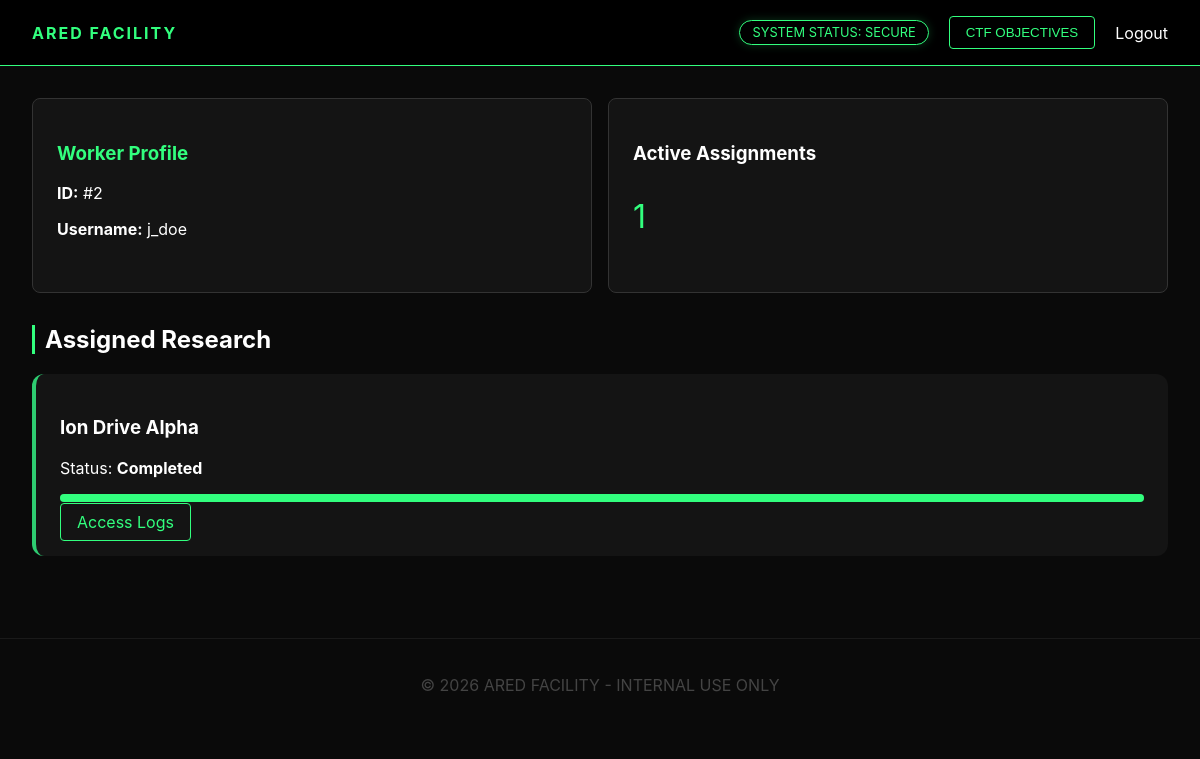
The page /worker_dashboard.php (signed in) on the database its author committed.
### tables this page shows
CREATE TABLE experiments (
    id INT AUTO_INCREMENT PRIMARY KEY,
    name VARCHAR(100) NOT NULL,
    description TEXT,
    risk_level ENUM('Normal', 'Sensitive', 'High Risk') DEFAULT 'Normal',
    status ENUM('Active', 'Paused', 'Completed') DEFAULT 'Active',
    lead_researcher VARCHAR(100),
    progress INT DEFAULT 0,
    classified_content TEXT,
    created_at TIMESTAMP DEFAULT CURRENT_TIMESTAMP
);

### worker_dashboard.php (the view, shortened to what this page needs)
<?php
require_once 'config/db.php';
$user_id = $_SESSION['user_id'];
$stmt = $pdo->prepare("SELECT COUNT(*) FROM assignments WHERE user_id = ?");
$stmt->execute([$user_id]);
$assign_count = $stmt->fetchColumn();
$stmt = $pdo->prepare("
    SELECT e.* FROM experiments e
    JOIN assignments a ON e.id = a.experiment_id
    WHERE a.user_id = ?
");
$stmt->execute([$user_id]);
$my_experiments = $stmt->fetchAll();
?>
<?php include 'includes/header.php'; ?>
<div class="container">
    <div class="stats-grid">
        <div class="stat-card">
            <h3 style="color: var(--lime);">Worker Profile</h3>
            <p><strong>ID:</strong> #<?= $user_id ?></p>
            <p><strong>Username:</strong> <?= htmlspecialchars($_SESSION['username']) ?></p>
        </div>
        <div class="stat-card">
            <h3>Active Assignments</h3>
            <p style="font-size: 2rem; color: var(--lime);"><?= $assign_count ?></p>
        </div>
    </div>
    <h2 style="border-left: 3px solid var(--lime); padding-left: 10px;">Assigned Research</h2>
    <div class="exp-grid">
        <?php if(empty($my_experiments)): ?>
            <p style="color: #666;">No active assignments found in current sector.</p>
        <?php else: ?>
            <?php foreach($my_experiments as $exp): ?>
            <div class="exp-card risk-<?= str_replace(' ', '', $exp['risk_level']) ?>">
                <h3><?= htmlspecialchars($exp['name']) ?></h3>
                <p>Status: <strong><?= $exp['status'] ?></strong></p>
                <div style="background: #333; height: 8px; border-radius: 4px; margin: 10px 0;">
                    <div style="background: var(--lime); width: <?= $exp['progress'] ?>%; height: 100%; border-radius: 4px;"></div>
                </div>
                <a href="view_experiment.php?id=<?= $exp['id'] ?>" class="btn">Access Logs</a>
            </div>
            <?php endforeach; ?>
        <?php endif; ?>
    </div>
</div>
<?php include 'includes/footer.php'; ?>

### css/style.css (style rules this page uses)
:root { --bg-black: #0a0a0a; --card-bg: #141414; --lime: #32ff7e; --text-gray: #a0a0a0; --border-glow: rgba(50, 255, 126, 0.2); }
body { background-color: var(--bg-black); background-image: linear-gradient(rgba(50, 255, 126, 0.05) 1px, transparent 1px), linear-gradient(90px, rgba(50, 255, 126, 0.05) 1px, transparent 1px); background-size: 30px 30px; color: #fff; font-family: 'Inter', sans-serif; margin: 0; }
.container { padding: 2rem; max-width: 1200px; margin: auto; }
.stats-grid { display: grid; grid-template-columns: repeat(auto-fit, minmax(200px, 1fr)); gap: 1rem; margin-bottom: 2rem; }
.stat-card { background: var(--card-bg); padding: 1.5rem; border-radius: 8px; border: 1px solid #333; }
.exp-grid { display: grid; grid-template-columns: repeat(auto-fit, minmax(300px, 1fr)); gap: 1.5rem; }
.exp-card { background: var(--card-bg); border-radius: 12px; padding: 1.5rem; border-left: 4px solid var(--lime); transition: 0.3s; }
.risk-Normal { border-left-color: #2ecc71; }
.btn { background: transparent; border: 1px solid var(--lime); color: var(--lime); padding: 8px 16px; cursor: pointer; text-decoration: none; border-radius: 4px; }

### rows shown on the page
experiments: name "Ion Drive Alpha", status "Completed", progress 100 (drawn)

### other values the page prints
$user_id "2"
$_SESSION['username'] "j_doe"
$assign_count "1"
